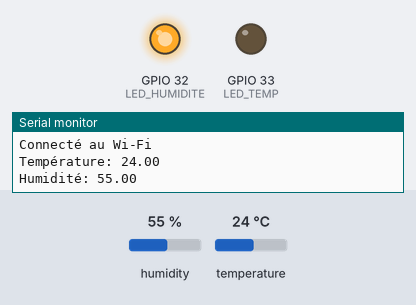
A sketch run on a simulated ESP32. Shown: output pins drawn as LEDs (lit = HIGH), the last lines printed to the serial monitor. The test bench sets the inputs (shaded band); at power-on: temperature 24 °C, humidity 55 %. WiFi joins after 1.5 s; servers stay silent unless stated.

Above: at 3.2 s.
3.3 s: temperature set to 29 °C
6.0 s: temperature set to 32 °C
At 6.6 s:
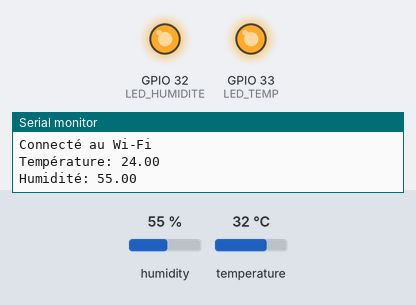
8.7 s: humidity set to 52 %
11.4 s: humidity set to 49 %
At 12.5 s:
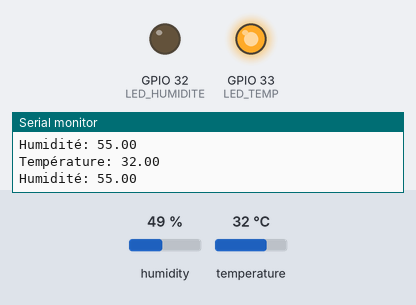
14.1 s: humidity set to 68 %
At 14.9 s:
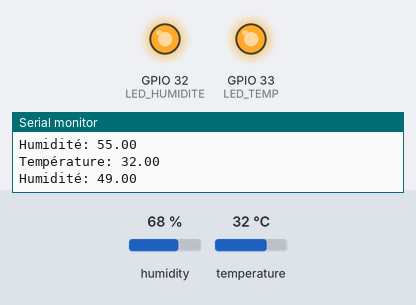
16.8 s: humidity set to 22 %
At 19.6 s:
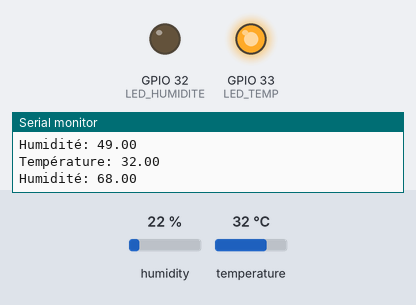
Timing chart, 0 to 20.7 s (numbered marks = the images above; inputs shaded):
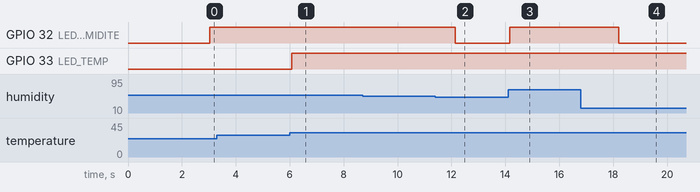

The sketch:

tx_PFA.ino
```cpp
//#include <Arduino.h>
#include <Adafruit_Sensor.h>
#include <DHT.h>
#include <FirebaseESP32.h>
#include <Firebase_ESP_Client.h>
//#include <FirebaseESP32HTTPClient.h>
//#include <Firebase_ESP_Loader.h>
#include <WiFi.h>


// Configuration Wi-Fi
#define WIFI_SSID "El FabSpace Lac"
#define WIFI_PASSWORD "Think_Make_Share"

// Configuration Firebase Realtime DB
#define FIREBASE_HOST "https://noeud1-default-rtdb.europe-west1.firebasedatabase.app/"
#define FIREBASE_AUTH "	hixgxpHDhu2FApyuAUEx7kYMC8xcTMqI7qfyrHXj"

// Configuration du capteur DHT11
#define DHT_PIN 14 // Broche de données connectée au DHT11
#define DHT_TYPE DHT11

// Seuils pour la température et l'humidité
#define SEUIL_TEMP 30.0
#define SEUIL_HUMIDITE 50.0

// Broches pour les LEDs
#define LED_TEMP 33 // Broche pour la LED liée à la température
#define LED_HUMIDITE 32 // Broche pour la LED liée à l'humidité

// Création des objets
DHT dht(DHT_PIN, DHT_TYPE);
FirebaseData firebaseData;

// Tâche 1 : Lire les valeurs de température et d'humidité et les envoyer à Firebase
void taskFirebase(void *pvParameters) {
  while (1) {
    float temp = dht.readTemperature();
    float humidite = dht.readHumidity();

    Serial.print("Température: ");
    Serial.println(temp);
    Serial.print("Humidité: ");
    Serial.println(humidite);

    // Envoi des données à Firebase Realtime DB
    Firebase.pushFloat(firebaseData, "/temperature", temp);
    Firebase.pushFloat(firebaseData, "/humidite", humidite);

    delay(5000); // Attente de 5 secondes entre chaque envoi de données
  }
}

// Tâche 2 : Comparer les valeurs avec les seuils et allumer les LEDs en conséquence
void taskLED(void *pvParameters) {
  while (1) {
    float temp = dht.readTemperature();
    float humidite = dht.readHumidity();

    // Comparaison avec les seuils
    if (temp > SEUIL_TEMP) {
      digitalWrite(LED_TEMP, HIGH); // Allumer la LED liée à la température
    } else {
      digitalWrite(LED_TEMP, LOW); // Éteindre la LED liée à la température
    }

    if (humidite > SEUIL_HUMIDITE) {
      digitalWrite(LED_HUMIDITE, HIGH); // Allumer la LED liée à l'humidité
    } else {
      digitalWrite(LED_HUMIDITE, LOW); // Éteindre la LED liée à l'humidité
    }

    delay(1000); // Attente de 1 seconde entre chaque comparaison
  }
}

void setup() {
  Serial.begin(115200);

  // Connexion au réseau Wi-Fi
  WiFi.begin(WIFI_SSID, WIFI_PASSWORD);
  while (WiFi.status() != WL_CONNECTED) {
    delay(1000);
    Serial.println("Connexion au Wi-Fi en cours...");
  }
  Serial.println("Connecté au Wi-Fi");

  // Initialisation des broches pour les LEDs
  pinMode(LED_TEMP, OUTPUT);
  pinMode(LED_HUMIDITE, OUTPUT);

  // Initialisation du capteur DHT11
  dht.begin();

  // Tâche 1 : Lire les valeurs de température et d'humidité et les envoyer à Firebase
  xTaskCreatePinnedToCore(taskFirebase, "TaskFirebase", 10000, NULL, 1, NULL, 1);

  // Tâche 2 : Comparer les valeurs avec les seuils et allumer les LEDs en conséquence
  xTaskCreatePinnedToCore(taskLED, "TaskLED", 10000, NULL, 2, NULL, 1);
}

void loop() {
  // La fonction loop() doit rester vide pour permettre l'exécution des tâches
}
```

Measured:
- the behaviour switches between 30 and 31 °C on temperature (found by bisection; images 0 and 1)
- the behaviour switches between 51 and 50 % on humidity (found by bisection; images 1 and 2)
- after the input at 3.3 s, every drawn part: stays the same
- after the input at 6.0 s, GPIO 33 (LED_TEMP): LOW → HIGH after 0.07 s
- after the input at 8.7 s, every drawn part: stays the same
- after the input at 11.4 s, GPIO 32 (LED_HUMIDITE): HIGH → LOW after 0.74 s
- after the input at 14.1 s, GPIO 32 (LED_HUMIDITE): LOW → HIGH after 0.07 s
- after the input at 16.8 s, GPIO 32 (LED_HUMIDITE): HIGH → LOW after 1.4 s
